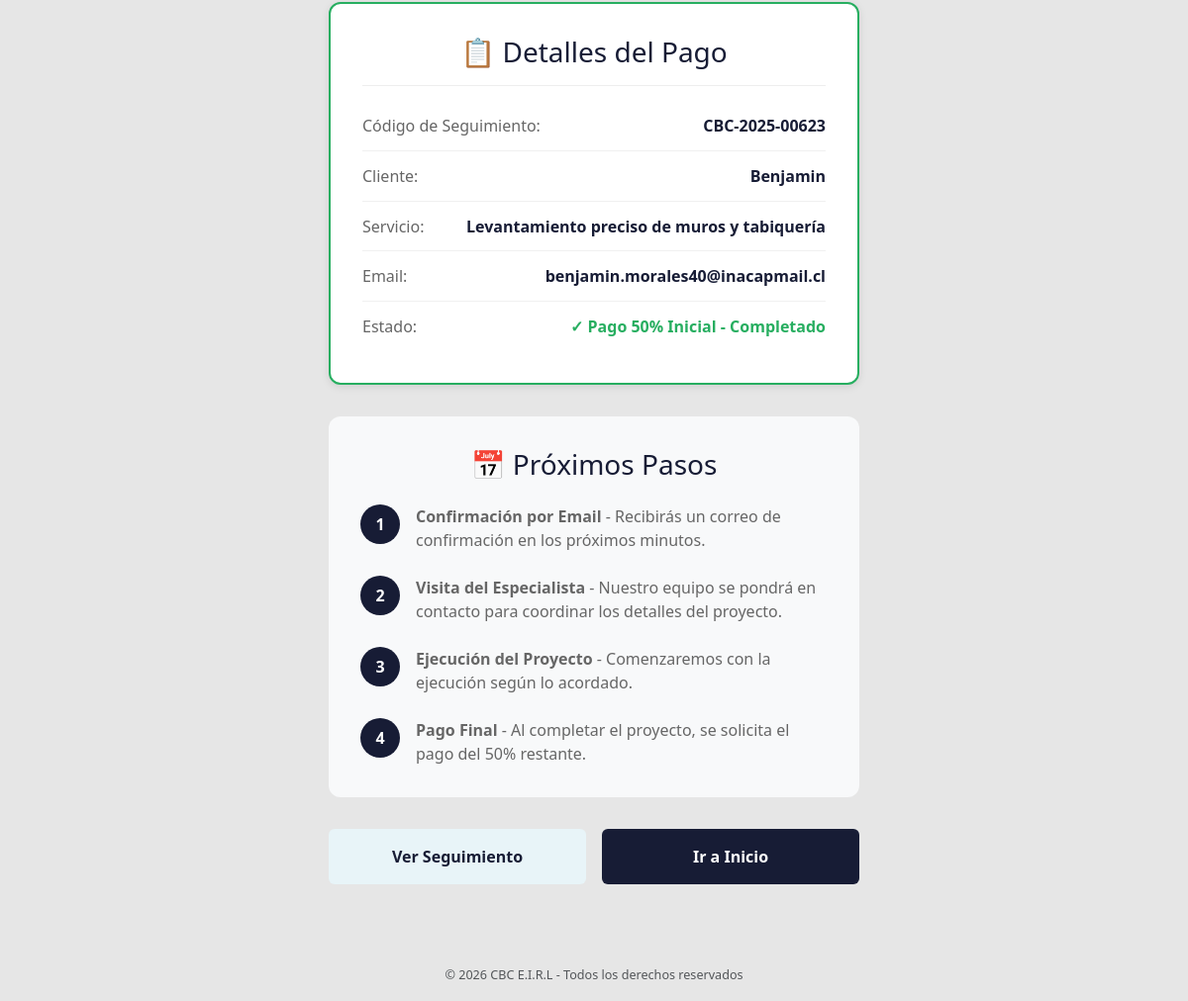
The app's page /seguimiento/CBC-2025-00623/pago-completado/ (lower part), older data.
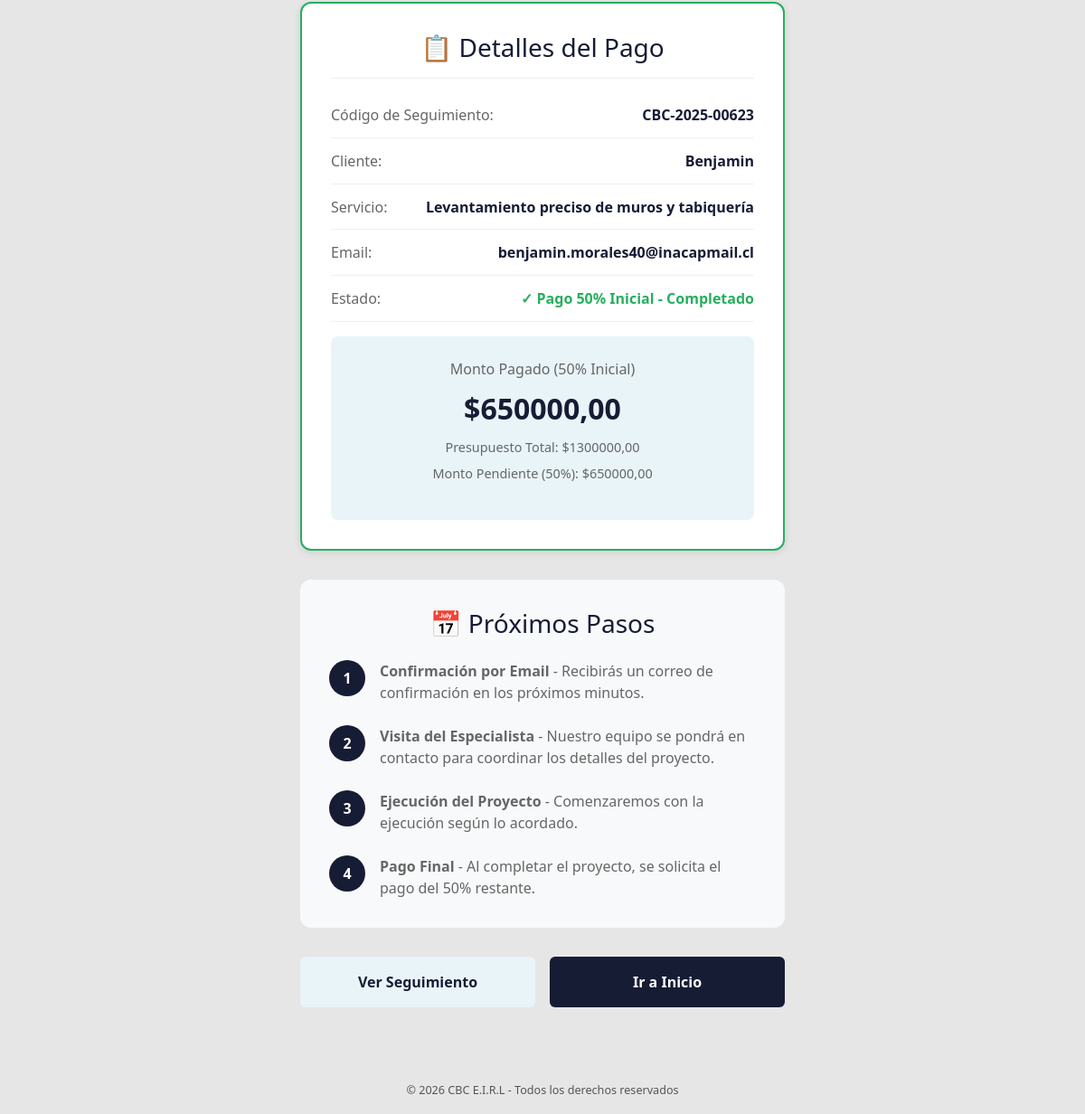
The same page, newer data.
### core/models.py (models this page shows, shortened)
class Presupuesto(models.Model):
    solicitud = models.OneToOneField(
        SolicitudInformacion,
        on_delete=models.CASCADE,
        related_name='presupuesto'
    )
    archivo = models.FileField(upload_to='presupuestos/', null=True, blank=True)
    fecha = models.DateField(auto_now_add=True)
    total = models.DecimalField(max_digits=12, decimal_places=2, null=True, blank=True)

### core/views.py (the view)
# urls.py: path('seguimiento/<str:codigo>/pago-completado/', views.pago_completado, name='pago_completado'),
def pago_completado(request, codigo):
    solicitud = get_object_or_404(SolicitudInformacion, codigo_seguimiento=codigo)
    presupuesto = getattr(solicitud, 'presupuesto', None)
    monto_inicial = presupuesto.total / 2 if presupuesto and presupuesto.total else 0
    return render(request, "pago_completado.html", {
        "solicitud": solicitud,
        "presupuesto": presupuesto,
        "monto_inicial": monto_inicial
    })

### templates/pago_completado.html (shortened to what this page needs)
{% extends "base.html" %}
{% load static %}
{% block content %}
<div class="confirmation-container">
  <div class="confirmation-card">
    <h3>📋 Detalles del Pago</h3>
    <div class="confirmation-item">
      <span class="confirmation-label">Código de Seguimiento:</span>
      <span class="confirmation-value">{{ solicitud.codigo_seguimiento }}</span>
    </div>
    <div class="confirmation-item">
      <span class="confirmation-label">Cliente:</span>
      <span class="confirmation-value">{{ solicitud.nombre }}</span>
    </div>
    <div class="confirmation-item">
      <span class="confirmation-label">Servicio:</span>
      <span class="confirmation-value">{{ solicitud.servicio.titulo }}</span>
    </div>
    <div class="confirmation-item">
      <span class="confirmation-label">Email:</span>
      <span class="confirmation-value">{{ solicitud.email }}</span>
    </div>
    <div class="confirmation-item">
      <span class="confirmation-label">Estado:</span>
      <span class="confirmation-value" style="color: #27ae60;">
        ✓ Pago 50% Inicial - Completado
      </span>
    </div>
    {% if presupuesto and presupuesto.total %}
    <div class="amount-box">
      <div class="amount-label">Monto Pagado (50% Inicial)</div>
      <div class="amount-value">${{ monto_inicial|floatformat:2 }}</div>
      <p style="color: #666; font-size: 0.9rem; margin-top: 0.5rem; margin-bottom: 0;">
        Presupuesto Total: ${{ presupuesto.total|floatformat:2 }}
      </p>
      <p style="color: #666; font-size: 0.9rem; margin-top: 0.5rem;">
        Monto Pendiente (50%): ${{ monto_inicial|floatformat:2 }}
      </p>
    </div>
    {% endif %}
  </div>
  <div class="next-steps">
    <h3>📅 Próximos Pasos</h3>
    <div class="step-item">
      <div class="step-number">1</div>
      <div class="step-content">
        <p><strong>Confirmación por Email</strong> - Recibirás un correo de confirmación en los próximos minutos.</p>
      </div>
    </div>
    <div class="step-item">
      <div class="step-number">2</div>
      <div class="step-content">
        <p><strong>Visita del Especialista</strong> - Nuestro equipo se pondrá en contacto para coordinar los detalles del proyecto.</p>
      </div>
    </div>
    <div class="step-item">
      <div class="step-number">3</div>
      <div class="step-content">
        <p><strong>Ejecución del Proyecto</strong> - Comenzaremos con la ejecución según lo acordado.</p>
      </div>
    </div>
    <div class="step-item">
      <div class="step-number">4</div>
      <div class="step-content">
        <p><strong>Pago Final</strong> - Al completar el proyecto, se solicita el pago del 50% restante.</p>
      </div>
    </div>
  </div>
  <div class="button-group">
    <a href="{% url 'seguimiento' solicitud.codigo_seguimiento %}" class="btn btn-secondary">
      Ver Seguimiento
    </a>
    <a href="{% url 'inicio' %}" class="btn btn-primary">
      Ir a Inicio
    </a>
  </div>
</div>
{% endblock %}

Row changes from the older to the newer data that the page shows:
added Presupuesto: total "1300000,00"
Text that changed along with them:
{{ monto_inicial|floatformat:2 }}: (not shown) → "650000,00"
text now shown: "Monto Pagado (50% Inicial) $ Presupuesto Total: $ Monto Pendiente (50%): $"
